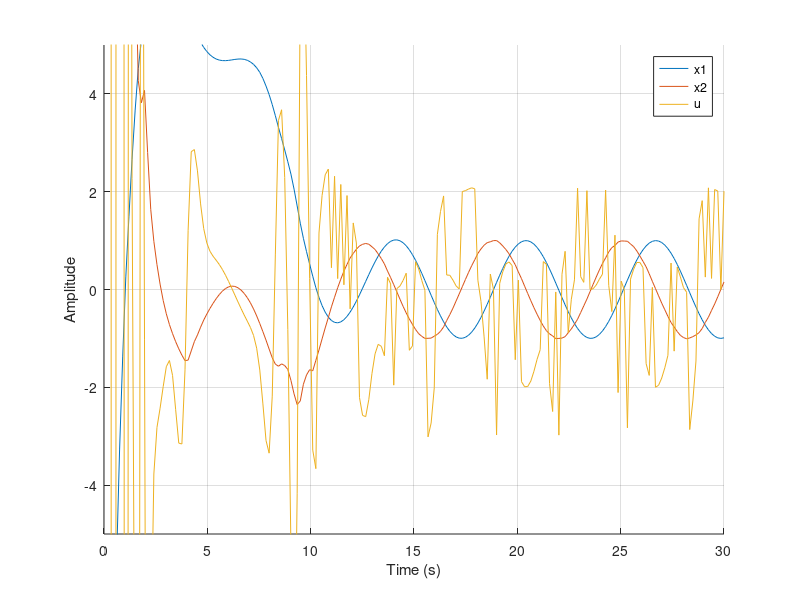

MATLAB code for this plot:
function script6()
  clc 
  clear all
  close all
to =0; % start time
tf =30; % end time
t=linspace (to,tf,200) ;
 xo(1)=-20; % initial condition
 xo(2)=30;
 %%global fileID
 %fileID=fopen('datos.txt','w');
 options1=odeset('RelTol',0.01);
 [t,x]= ode23(@(t,x)nonlinear(t,x),t,xo,options1);
% fclose(fileID);
 eta=1;
 xd=sin(t);
 xd1=cos(t);
 xd2=-sin(t);
 landa=1;
 F=(0.5).*(x(:,2)).^2.*cos(3.*x(:,1));
 cn = 1.5; % nominal - valor medio
 s=x(:,2)-xd1+landa.*(x(:,1)-xd);
 us =-(cn.*x(:,2).^2.*cos(3.*x(:,1))) +xd2-landa.*(x(:,2)-xd1)-(F+eta).*sign(s);
  xlabel('Time (s)')
 ylabel('Amplitude')
 hold on
 plot(t,x(:,1))
 plot(t,x(:,2))
 %% Mas la variable de control
 plot(t,us)
 legend('x1','x2', 'u');
 axis([0 30 -5 5])
 grid
 end
 function[xdot]=nonlinear(t,x)
 c = 1+1*rand(1,1); % Robustez
 eta= 1;
 xd=sin(t);
 xd1=cos(t);
 xd2=-sin(t);
 landa=1;
 F=0.5*x(2)^2*cos(3*x(1));
 cn = 1.5; % nominal valor medio
 s=x(2)-xd1+landa*(x(1)-xd);
 u=-(cn*(x(2)^2)*cos(3*x(1)))+xd2-landa*(x(2)-xd1)-(F+eta)*sign(s);
 % model dynamics
 xdot=[x(2);c*(x(2)^2)*cos(3*x(1))+u];
 end